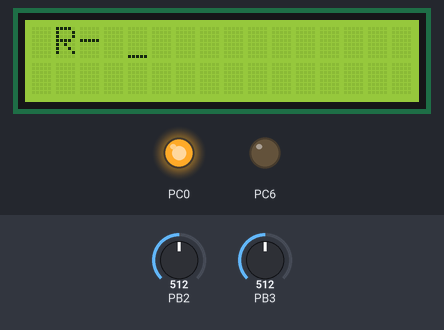
This program was run on a simulated ATmega32, built with avr-gcc and emulated at 4 MHz (the files do not name the chip). Shown: 16×2 character LCD, output pins drawn as LEDs (lit = HIGH). Wiring (inferred from the signals the program sends): character LCD (HD44780): RS PC7; E PC1; data PD0, PD1, PD2, PD3, PD4, PD5, PD6, PD7. The test bench sets the inputs (shaded band); at power-on: PB2 = 512, PB3 = 512. Pins used as bus, display or sensor lines are not drawn.

Above: at 1.2 s.
1.3 s: PB2 set to 716
At 2.5 s:
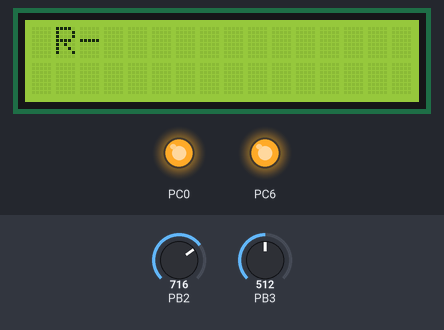
2.8 s: PB3 set to 698
4.3 s: PB3 set to 725
At 5.0 s:
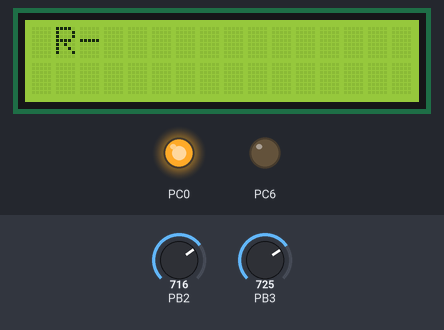
Timing chart, 0 to 7.3 s (numbered marks = the images above; inputs shaded):
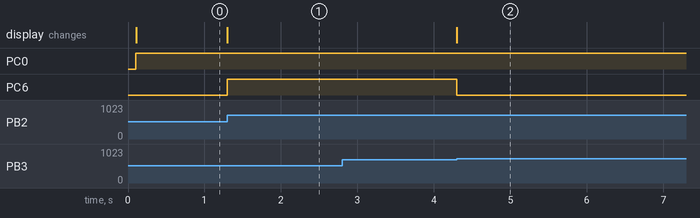

The program:

main.c
```c
#define F_CPU 4000000UL
#include <util/delay.h>
#include <avr/io.h>
#include "AVR_Ports.h"
#include "AVR_LCD_Declarations.h"
#include "AVR_Analog_Comparator.h"

int main(void)
{
	Pin_Direction(C, 6, output);
	Pin_Direction(C, 7, output);
	Pin_Reset(C, 6);
	Pin_Reset(C, 7);

	LCD_Initialize();
	AC_AIN1_Initialize();
	//AC_ADC_Initialize();

	_delay_ms(100);

	while(1)
	{
		if( ACSR & (1<<ACO) ) //AIN0 is higher (+ve R)
		{
			Pin_Set(C, 6);
			Pin_Reset(C, 7);
			LCD_Print_xy(0, 0, "R+ ");
			_delay_ms(10);

		while( ACSR & (1<<ACO) ) ; //stay here until comparator status is changed
		}
		else //AIN1/ADC0 is higher (-ve R)
		{
			Pin_Set(C, 7);
			Pin_Reset(C, 6);
			LCD_Print_xy(0, 0, "R- ");
			_delay_ms(10);

		while( !(ACSR & (1<<ACO)) ) ; //stay here until comparator status is changed
		}
	}
}
```

AVR_Analog_Comparator.c
```c
#include <avr/io.h>
#define F_CPU 4000000UL
#include "AVR_Analog_Comparator.h"

void AC_AIN1_Initialize()
{
	//taking negative input from AIN1 (disable ADC negative input)

	SFIOR &= !(1<<ACME); //clearing ACME bit (write 0 to it)
	ACSR = 0x00; //clear ACSR (write 0 to all of the bits)
}

void AC_ADC_Initialize()
{
	//taking negative input from ADC (disable AIN1 negative input)

	ADCSRA &= !(1<<ADEN); //clearing ADEN bit (write 0 to it) to disable ADC function

	ADMUX = 0x00; //clearing ADMUX, using ADC0 (MUX2..0 = 000)
	SFIOR |= (1<<ACME); //set ACME bit (write 1 to it)
	ACSR = 0x00; //clear ACSR (write 0 to all of the bits)
}
```

AVR_Analog_Comparator.h
```c
#ifndef AVR_ANALOG_COMPARATOR_H_
#define AVR_ANALOG_COMPARATOR_H_

void AC_AIN1_Initialize();
void AC_ADC_Initialize();

#endif /* AVR_ANALOG_COMPARATOR_H_ */
```

AVR_Input_and_Output.h
```c
#ifndef AVR_INPUT_AND_OUTPUT_H_
#define AVR_INPUT_AND_OUTPUT_H_

#define input 0
#define output 1

#endif /* AVR_INPUT_AND_OUTPUT_H_ */
```

AVR_Ports.h
```c
#ifndef AVR_PORTS_H_
#define AVR_PORTS_H_

#define A 0x39
#define B 0x36
#define C 0x33
#define D 0x30

#endif /* AVR_PORTS_H_ */
```

AVR_LCD_Declarations.h
```c
#ifndef AVR_LCD_DECLARATIONS_H_
#define AVR_LCD_DECLARATIONS_H_

#include "AVR_Input_and_Output.h"
#include "LCD_User_Selection.h"

void Port_Direction (char base, char state);
void Pin_Direction (char base, char pin, char state);
void Pin_Set (char base, char pin);
void Pin_Reset (char base, char pin);
char Port_Read (char base);
void Port_Write (char base, char value);
char Pin_Read (char base, char pin);
void Pin_Write (char base, char pin, char value);
void Pin_Toggle (char base, char pin);
void LCD_Initialize();
void LCD_Command(char cmd);
void LCD_Out(unsigned char value);
void LCD_Print(char * str);
void LCD_Print_xy(char row, char pos, char * str);
void LCD_Clear();

#endif /* AVR_LCD_DECLARATIONS_H_ */
```

AVR_LCD_Definitions.c
```c
#define F_CPU 4000000UL
#include <util/delay.h>
#include "AVR_LCD_Declarations.h"

void Port_Direction (char base, char state) //use DDRX
{
	if (state == output)
	*(volatile unsigned char *)(base+1) = 0xff; //1
	else
	*(volatile unsigned char *)(base+1) = 0x00; //0
}

void Pin_Direction (char base, char pin, char state) //use DDRX
{
	if (state == output)
	*(volatile unsigned char *)(base+1) |= (1<<pin); //1
	else
	*(volatile unsigned char *)(base+1) &= ~(1<<pin); //0
}

void Pin_Set (char base, char pin) //use PORTX
{
	*(volatile unsigned char *)(base+2) |= (1<<pin); //1
}

void Pin_Reset (char base, char pin) //use PORTX
{
	*(volatile unsigned char *)(base+2) &= ~(1<<pin); //0
}

char Port_Read (char base) //use PINX
{
	return *(volatile unsigned char *)(base);
}

void Port_Write (char base, char value) //use PORTX
{
	*(volatile unsigned char *)(base+2) = value;
}

char Pin_Read (char base, char pin) //use PINX
{
	unsigned char pin_value;
	pin_value = *(volatile unsigned char *)(base) & (1<<pin);

	if (pin_value) return 1;
	else return 0;
}

void Pin_Write (char base, char pin, char value) //use PORTX
{
	if(value == 1)
	{
		*(volatile unsigned char *)(base+2) |= (1<<pin); //1
	}
	else
	{
		*(volatile unsigned char *)(base+2) &= ~(1<<pin); //0
	}
}

void Pin_Toggle (char base, char pin) //Toggle (change 0 to 1, and 1 to 0, so it's a flip function)
{
	*(volatile unsigned char *)(base+2) ^= (1<<pin); //flip
}

void LCD_Initialize()
{
	Port_Direction (data, output); //put data port as output
	Pin_Direction (command, RS, output); //put command pin RS as output
	Pin_Direction (command, E, output); //put command pin E as output
	Port_Write(data, 0); //initialize data port with zero values
	Pin_Reset(command, E); //initialize E pin with zero, before sending the pulse

	if(mode == 4)
	{
		_delay_us(2000); /////
		LCD_Command(0x33);
		LCD_Command(0x32);
		LCD_Command(0x28);
		LCD_Command(0x0e);
		LCD_Command(0x01);
		_delay_us(2000); /////
		LCD_Command(0x06);
	}
	else //if it's 8 or anything else (so 8 is the default);
	{
		_delay_us(2000); /////
		LCD_Command(0x38);
		LCD_Command(0x0e);
		LCD_Command(0x01);
		_delay_us(2000); /////
		LCD_Command(0x06);
	}

}

void LCD_Command(char cmd)
{
	Pin_Reset(command, RS); //initialize RS pin with zero for sending a command

	if(mode == 4)
	{
		Port_Write(data, cmd & 0xf0); //0xf0 = 11110000, so we take high bits D4:D7
		Pin_Set(command, E);
		_delay_us(1);
		Pin_Reset(command, E);
		_delay_us(100);
		Port_Write(data, cmd<<4); //cmd<<4 = XXXX0000, so we take low bits D0:D3 by shifting to left
		Pin_Set(command, E);
		_delay_us(1);
		Pin_Reset(command, E);
		_delay_us(100);
	}
	else //if it's 8 or anything else (so 8 is the default);
	{
		Port_Write(data, cmd); //send all 8bits through data port
		Pin_Set(command, E);
		_delay_us(1);
		Pin_Reset(command, E);
		_delay_us(100);
	}
}

void LCD_Out(unsigned char value)
{
	Pin_Set(command, RS); //initialize RS pin with 1 for sending the data

	if(mode == 4)
	{
		Port_Write(data, value & 0xf0); //0xf0 = 11110000, so we take high bits D4:D7
		Pin_Set(command, E);
		_delay_us(1);
		Pin_Reset(command, E);
		_delay_us(100);
		Port_Write(data, value<<4); //value<<4 = XXXX0000, so we take low bits D0:D3 by shifting to left
		Pin_Set(command, E);
		_delay_us(1);
		Pin_Reset(command, E);
		_delay_us(100);
	}
	else //if it's 8 or anything else (so 8 is the default);
	{
		Port_Write(data, value); //send all 8bits through data port
		Pin_Set(command, E);
		_delay_us(1);
		Pin_Reset(command, E);
		_delay_us(100);
	}
}

void LCD_Print(char * str) //char*str = "Hello", str (pointer) can access this array of characters (a string)
{
	unsigned char i = 0;

	while(str[i] != 0) //as the string is terminated with null value(zero), (0 as a number not '0' as a char)
	{
		LCD_Out(str[i]); //print the current char on LCD
		i++;
	}
}

void LCD_Print_xy(char row, char pos, char * str) //(print at xy position), x is the row, y is the pos(column)
{
	if((row == 0) && (pos < 16))
	{
		LCD_Command( (pos & 0x0F) | (0x80) ); //0x80 force cursor to start from the 1st line
	}
	else if((row == 1) && (pos < 16))
	{
		LCD_Command( (pos & 0x0F) | (0xC0) ); //0xC0 force cursor to start from the 2nd line
	}

	LCD_Print(str); //Print the string by calling the LCD_Print function
}

void LCD_Clear()
{
	LCD_Command(0x01); //Clear display screen
	_delay_ms(2);
	LCD_Command( (0 & 0x0F) | (0x80) ); //Cursor at 00 position
}
```

LCD_User_Selection.h
```c
#ifndef LCD_USER_SELECTION_H_
#define LCD_USER_SELECTION_H_

#include "AVR_Ports.h"

//to be entered by the user
#define data D
#define command C
#define RS 0
#define E 1
#define mode 8
////in case of using 4bit mode, the high 4 bits must be used in both LCD and AVR_PORTS

#endif /* LCD_USER_SELECTION_H_ */
```

Measured:
- the behaviour switches between 715 and 716 on PB3 (found by bisection; images 1 and 2)
- after the input at 1.3 s, PC6: LOW → HIGH at once; the display: changes at once (image 1)
- after the input at 2.8 s, every drawn part: stays the same
- after the input at 4.3 s, PC6: HIGH → LOW at once
